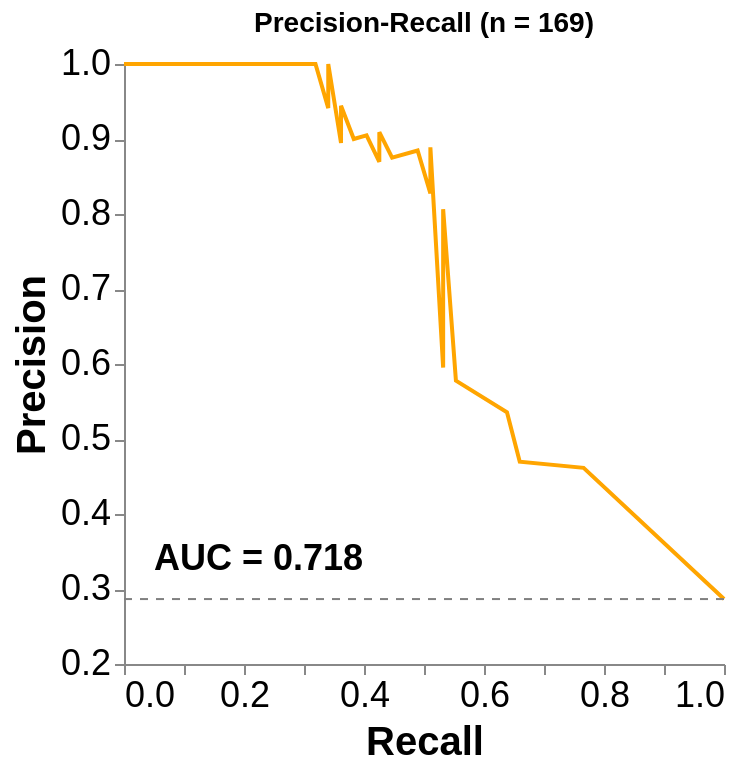
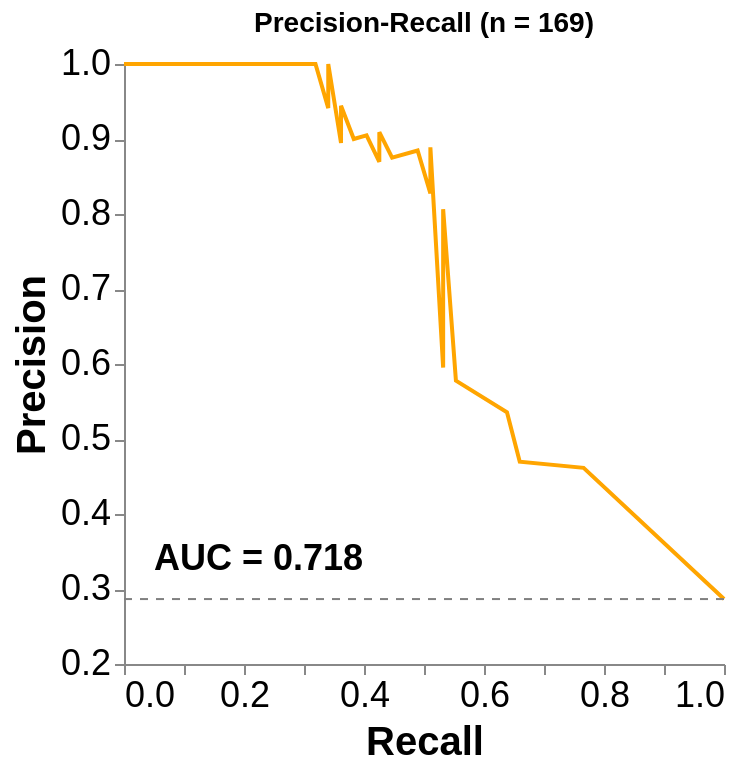

Notebook cell for these charts, in order:
### Code cell
make_pr_curve(final_merged[final_merged['Consequence'].isin(['missense_variant'])], label_col='splice_consequence', pos_label='abnormal', neg_label='normal')

### Figure 1 — Vega-Lite specification as saved in the notebook (floating-point values rounded to 4 significant figures)
{"config": {"view": {"continuousWidth": 300, "continuousHeight": 300, "stroke": null}, "axis": {"grid": false}, "title": {"font": "Arial", "fontSize": 14}}, "layer": [{"data": {"name": "data-444e8ada1f3a7852a3a69431ac2483f0"}, "mark": {"type": "line", "color": "orange"}, "encoding": {"tooltip": [{"field": "Recall", "format": ".3f", "type": "quantitative"}, {"field": "Precision", "format": ".3f", "type": "quantitative"}], "x": {"axis": {"labelFont": "Arial", "labelFontSize": 18, "title": "Recall", "titleFont": "Arial", "titleFontSize": 20}, "field": "Recall", "scale": {"domain": [0, 1]}, "type": "quantitative"}, "y": {"axis": {"labelFont": "Arial", "labelFontSize": 18, "title": "Precision", "titleFont": "Arial", "titleFontSize": 20}, "field": "Precision", "scale": {"domain": [0.2723, 1]}, "type": "quantitative"}}, "title": "Precision-Recall (n = 169)"}, {"data": {"name": "data-884f99019aec632e84a8337472520cb0"}, "mark": {"type": "rule", "color": "gray", "strokeDash": [4, 4]}, "encoding": {"y": {"field": "y", "type": "quantitative"}}}, {"data": {"name": "data-e44199f9b5c8d1a608adb0c0fdca421d"}, "mark": {"type": "text", "align": "left", "baseline": "bottom", "color": "black", "fontSize": 18, "fontWeight": "bold"}, "encoding": {"text": {"field": "text", "type": "nominal"}, "x": {"field": "x", "scale": {"domain": [0, 1]}, "type": "quantitative"}, "y": {"field": "y", "scale": {"domain": [0.2723, 1]}, "type": "quantitative"}}}], "height": 300, "width": 300, "$schema": "https://vega.github.io/schema/vega-lite/v6.1.0.json", "datasets": {"data-444e8ada1f3a7852a3a69431ac2483f0": [{"Recall": 1.0, "Precision": 0.2866}, {"Recall": 0.766, "Precision": 0.4615}, {"Recall": 0.6596, "Precision": 0.4697}, {"Recall": 0.6383, "Precision": 0.5357}, {"Recall": 0.5532, "Precision": 0.5778}, {"Recall": 0.5319, "Precision": 0.5952}, {"Recall": 0.5319, "Precision": 0.6579}, {"Recall": 0.5319, "Precision": 0.6944}, {"Recall": 0.5319, "Precision": 0.7143}, {"Recall": 0.5319, "Precision": 0.7576}, {"Recall": 0.5319, "Precision": 0.7812}, {"Recall": 0.5319, "Precision": 0.8065}, {"Recall": 0.5106, "Precision": 0.8276}, {"Recall": 0.5106, "Precision": 0.8571}, {"Recall": 0.5106, "Precision": 0.8889}, {"Recall": 0.4894, "Precision": 0.8846}, {"Recall": 0.4468, "Precision": 0.875}, {"Recall": 0.4255, "Precision": 0.8696}, {"Recall": 0.4255, "Precision": 0.9091}, {"Recall": 0.4043, "Precision": 0.9048}, {"Recall": 0.383, "Precision": 0.9}, {"Recall": 0.3617, "Precision": 0.8947}, {"Recall": 0.3617, "Precision": 0.9444}, {"Recall": 0.3404, "Precision": 0.9412}, {"Recall": 0.3404, "Precision": 1.0}, {"Recall": 0.3191, "Precision": 1.0}, {"Recall": 0.2979, "Precision": 1.0}, {"Recall": 0.2766, "Precision": 1.0}, {"Recall": 0.2553, "Precision": 1.0}, {"Recall": 0.234, "Precision": 1.0}, {"Recall": 0.2128, "Precision": 1.0}, {"Recall": 0.1702, "Precision": 1.0}, {"Recall": 0.1277, "Precision": 1.0}, {"Recall": 0.1064, "Precision": 1.0}, {"Recall": 0.04255, "Precision": 1.0}, {"Recall": 0.02128, "Precision": 1.0}, {"Recall": 0.0, "Precision": 1.0}], "data-884f99019aec632e84a8337472520cb0": [{"y": 0.2866}], "data-e44199f9b5c8d1a608adb0c0fdca421d": [{"x": 0.05, "y": 0.3152, "text": "AUC = 0.718"}]}}

### Figure 2 — Vega-Lite specification as saved in the notebook (floating-point values rounded to 4 significant figures)
{"config": {"view": {"continuousWidth": 300, "continuousHeight": 300, "stroke": null}, "axis": {"grid": false}, "title": {"font": "Arial", "fontSize": 14}}, "layer": [{"data": {"name": "data-444e8ada1f3a7852a3a69431ac2483f0"}, "mark": {"type": "line", "color": "orange"}, "encoding": {"tooltip": [{"field": "Recall", "format": ".3f", "type": "quantitative"}, {"field": "Precision", "format": ".3f", "type": "quantitative"}], "x": {"axis": {"labelFont": "Arial", "labelFontSize": 18, "title": "Recall", "titleFont": "Arial", "titleFontSize": 20}, "field": "Recall", "scale": {"domain": [0, 1]}, "type": "quantitative"}, "y": {"axis": {"labelFont": "Arial", "labelFontSize": 18, "title": "Precision", "titleFont": "Arial", "titleFontSize": 20}, "field": "Precision", "scale": {"domain": [0.2723, 1]}, "type": "quantitative"}}, "title": "Precision-Recall (n = 169)"}, {"data": {"name": "data-884f99019aec632e84a8337472520cb0"}, "mark": {"type": "rule", "color": "gray", "strokeDash": [4, 4]}, "encoding": {"y": {"field": "y", "type": "quantitative"}}}, {"data": {"name": "data-e44199f9b5c8d1a608adb0c0fdca421d"}, "mark": {"type": "text", "align": "left", "baseline": "bottom", "color": "black", "fontSize": 18, "fontWeight": "bold"}, "encoding": {"text": {"field": "text", "type": "nominal"}, "x": {"field": "x", "scale": {"domain": [0, 1]}, "type": "quantitative"}, "y": {"field": "y", "scale": {"domain": [0.2723, 1]}, "type": "quantitative"}}}], "height": 300, "width": 300, "$schema": "https://vega.github.io/schema/vega-lite/v6.1.0.json", "datasets": {"data-444e8ada1f3a7852a3a69431ac2483f0": [{"Recall": 1.0, "Precision": 0.2866}, {"Recall": 0.766, "Precision": 0.4615}, {"Recall": 0.6596, "Precision": 0.4697}, {"Recall": 0.6383, "Precision": 0.5357}, {"Recall": 0.5532, "Precision": 0.5778}, {"Recall": 0.5319, "Precision": 0.5952}, {"Recall": 0.5319, "Precision": 0.6579}, {"Recall": 0.5319, "Precision": 0.6944}, {"Recall": 0.5319, "Precision": 0.7143}, {"Recall": 0.5319, "Precision": 0.7576}, {"Recall": 0.5319, "Precision": 0.7812}, {"Recall": 0.5319, "Precision": 0.8065}, {"Recall": 0.5106, "Precision": 0.8276}, {"Recall": 0.5106, "Precision": 0.8571}, {"Recall": 0.5106, "Precision": 0.8889}, {"Recall": 0.4894, "Precision": 0.8846}, {"Recall": 0.4468, "Precision": 0.875}, {"Recall": 0.4255, "Precision": 0.8696}, {"Recall": 0.4255, "Precision": 0.9091}, {"Recall": 0.4043, "Precision": 0.9048}, {"Recall": 0.383, "Precision": 0.9}, {"Recall": 0.3617, "Precision": 0.8947}, {"Recall": 0.3617, "Precision": 0.9444}, {"Recall": 0.3404, "Precision": 0.9412}, {"Recall": 0.3404, "Precision": 1.0}, {"Recall": 0.3191, "Precision": 1.0}, {"Recall": 0.2979, "Precision": 1.0}, {"Recall": 0.2766, "Precision": 1.0}, {"Recall": 0.2553, "Precision": 1.0}, {"Recall": 0.234, "Precision": 1.0}, {"Recall": 0.2128, "Precision": 1.0}, {"Recall": 0.1702, "Precision": 1.0}, {"Recall": 0.1277, "Precision": 1.0}, {"Recall": 0.1064, "Precision": 1.0}, {"Recall": 0.04255, "Precision": 1.0}, {"Recall": 0.02128, "Precision": 1.0}, {"Recall": 0.0, "Precision": 1.0}], "data-884f99019aec632e84a8337472520cb0": [{"y": 0.2866}], "data-e44199f9b5c8d1a608adb0c0fdca421d": [{"x": 0.05, "y": 0.3152, "text": "AUC = 0.718"}]}}
